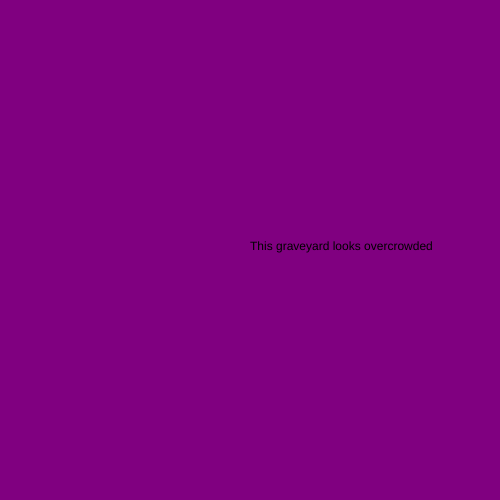
Frame 1 (no input)
Frame 60 (no input): identical to frame 1, image omitted
Frame 120 (the mouse pressed at the canvas centre since frame 60): identical to frame 1, image omitted

The p5.js sketch that drew this single still picture (run headless with seeded random() and noise() and a simulated clock; from frame 60 on, the mouse is pressed at the canvas centre):

// p5.js sketch
// ── sketch.js
let state = 0;

function setup() {
  createCanvas(500, 500);
}

function draw() {

  switch (state) {
    case 0:
    background ('purple');
    text("This graveyard looks overcrowded", 250, 250);
    break ;

    case 1:
    background ('orange');
    text("People must be dying to get in", 250, 250);
    break;
  }
}

function mouseRelease() {
  state++

  if (state > 1) {
    state = 0;
  }
}
